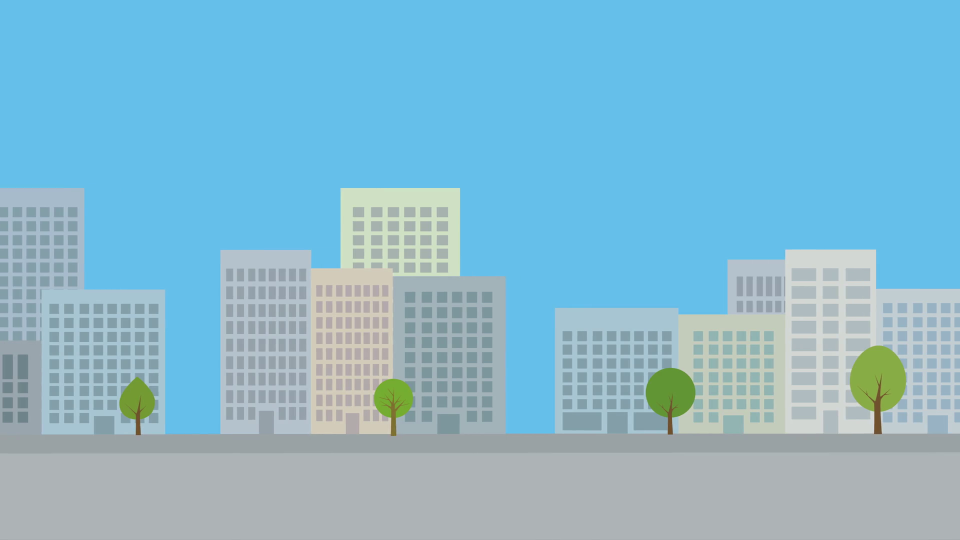
%> input picture city.png, 1920 x 1080 px (shown at 1/2 size)
$ octave FloatyShape.m   (GNU Octave 9; MATLAB toolbox functions it lacks are replaced by stand-ins)
%> lines starting %> are read from the running program, lines starting %| are printed output that depends on the picture
clear
commandwindow
% Simple program for solving the advection equation
%%%%%%%%%%%%
%% Set up parameters
tau=.1; %input('Enter timestep:');
N = 700;% input('Enter N steps:');
c = 1;                  % Wave speed
L = 5.0;                % Length of domain
h = L/N;                % Space grid size
x = -L/2+h/2+(0:N-1)*h; % Space coordinate
tau = h/c;             % Stability limit
clf
%inserting image as background of initial screen
ylim([0, 8]); xlim([1,2]);
img = imread('city.png');
%> img is the input picture: size 1080x1920x3 uint8; mean R, G, B 133.6, 186, 208.1
imagesc([1 2], [0 8], img);
axis off
%setting limits of y axis
ylowlimit = 0;
yuplimit = 8;
%game start message
title('Floaty Shape', 'Color', 'black', 'FontSize', 25, 'FontName','Goudy Stout')
text(1.1, 4, '"W" to Float and "S" to Dive', 'Color', 'blue', 'FontSize', 20, 'FontName','HoboSTD' )
text(1.1, 3, 'Good Luck!', 'Color', 'blue', 'FontSize', 20, 'FontName','HoboSTD' )
text(1.1, 2, 'Press any button to continue...', 'Color', 'blue', 'FontSize', 20, 'FontName','HoboSTD' )
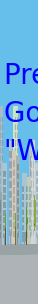
%> figure redrawn from the program's plot data; shown 38 times larger; its title reads 'Floaty Shape'
lives=1;    %counter for lives
level = 0;  %counter for levels
xofy = 1.2/h;
b = zeros(N+1,1);
b = b+4;
a = zeros(N+1,1);       % Numerical solution vector
xi = 1:N;               % Index counters
xm = [2:N 1];
xp = [N 1:N-1];
%initializing color and shape
colorshift = 1;
color ='blue';
shapeshift = 0;
shape = 's';
%initializing counters for creating pulses at bottom and top
bottom = 5;
top = 5;
space = 100;
%initializing positions to be used for coins
c1x=0;
c1y=0;
c1x2=0;
c1y2=0;
coinnumber = 0;
CoinCounter = 0;
% Define initial pulse
a=  2./cosh(5*x.^2/h).^2;    % initial bottom pulse
b= - 2./cosh(5*x.^2/h).^2 +7; % initial top pulse
%%%%%%%%%%%%
%% Run the loop
pause;
clf
plot(x,a,'-o'); ylim([-1,1.5]);


coeff_ftcs = -c*tau/(2.*h);
istep = 1;
t=0;    %initializing time
v = 0;  %initializing velocity (only y-direction)
accel = -100;   %constant acceleration (only y-direction)

America = 0;    %constant for special 'America mode'
set(gcf,'CurrentCharacter','@'); % set to a dummy character for flapping
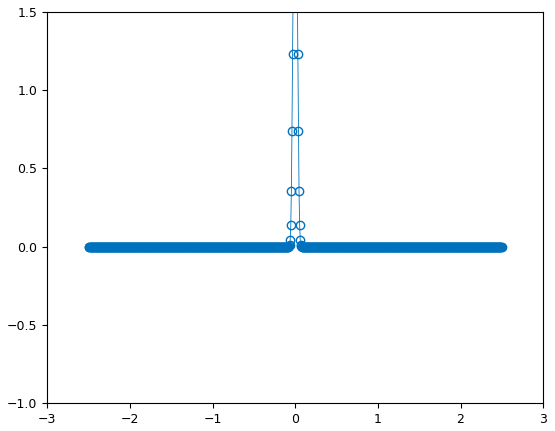
%> figure redrawn from the program's plot data; curve peaks at x = -0.00357, y = 2, above the top of the axes

while lives > 0
    lives = lives -1;
%     y= (b(700*h*1.2 +350) + a(700*h*1.2 +350))/2;
    y = (a(round(1.2/h + 700/2 +3))+.1 + (b(round(1.2/h + 700/2 + 3))-.15))/2;
    v = 0;
    %loops runs as long as shape doesn't touch barriers
    while((y > a(round(1.2/h + 700/2 +3))+.1) && (y < (b(round(1.2/h + 700/2 + 3))-.15))) | (y > (b(round(1.2/h + 700/2 + 3))+.4)) | (y < (a(round(1.2/h + 700/2 + 3))-.3));

        if y > 30   % if you go too high, sends you underneath
            y = -20;
        elseif y< -30 %if you go too low, sends you up top
            y = 20;
        end

        % [5 lines of commented-out code are left out]

        k=get(gcf,'CurrentCharacter');    %% Flap! check for key to change velocity
        if k~='@' % has it changed from the dummy character?
            set(gcf,'CurrentCharacter','@'); % reset the character
            %process the key
            if k=='w'
                v = 11.7;   %shape has velocity upwards
            elseif k=='s'
                v = v - 10;   % DIVE - negative velocity
            elseif k =='o' % Easter Egg
                b(500:600) = 0; %opens up the top barrier by setting it to 0
            elseif k=='m'   %Easter Egg
                % [4 lines of commented-out code are left out]
                America = 1;
            elseif k=='l'   %Easter Egg
                a(500:600) = 7; %opens up the bottom barrier by setting it to the top
            end
        end

        %calculate velocity of shape using acceleration and time
        v = v + accel*tau;  %new velocity
        %calculate position of shape using velocity and time
        y = y + v*tau;  %new position

        % Lax-Wendroff method
        a(xi) = 1.0*(a(xi) + coeff_ftcs*(a(xp)-a(xm))+ (2*(coeff_ftcs)^2)*(-2*a(xi)+a(xp)+a(xm)));  % Bottom avection
        b(xi) = 1.0*(b(xi) + coeff_ftcs*(b(xp)-b(xm))+ (2*(coeff_ftcs)^2)*(-2*b(xi)+b(xp)+b(xm)));  % Top avection
        b(400) = 7;  % Erase past top barriers
        a(400) = 0;  % Erase past bottom barriers

        figure(1)
        %creating background and text for GUI
        imagesc([2 1], [8 0], img);
        set(gca,'Ydir','Normal')
        hold on;
        plot(x,a,'-', 'LineWidth', 5); ylim([ylowlimit, yuplimit]); xlim([1,2])
        hold on
        plot(x,b,'-', 'LineWidth', 5);
        score='SCORE ';
        text(1, 15, 'Fly away! Be Free!','Color', 'black','FontSize', 50);%extra text for Easter Egg
        text(1.5, 7.5, [score, num2str(istep), '  LEVEL ', num2str(level)], 'Color', 'blue', 'FontSize', 20, 'FontName','HoboSTD' );
        text(1, 7.5, ['Coins ', num2str(CoinCounter)], 'Color', 'blue', 'FontSize', 20, 'FontName','HoboSTD' );
        text(1.2, 7.5, ['Lives ', num2str(lives)], 'Color', 'blue', 'FontSize', 20, 'FontName','HoboSTD' );
        %creates shape with properties controlling height,
        %shape, and color (y
        plot(1.2, y ,shape,'MarkerFaceColor',color, 'MarkerEdgeColor', color, 'MarkerSize', 20);
        title('Floaty Shape', 'Color', 'black', 'FontSize', 25, 'FontName','Goudy Stout');
        axis off

        istep = istep +1;   %counts number of loops run
        %levels up every 500 loops
        if rem(istep, 500) == 0
            level = level + 1;
            text(1.3, 4, 'LEVEL UP!', 'Color', 'black', 'FontSize', 35);
            if level < 10
                space = space - 5;
            end
        end


        r3 = round(rand * 50);      % Idea to collect coins for more points
        r4 = round(rand * 150);
        %choosing where to place coins
        if r3 == 1 && c1x < 1
            c1x = 2.1;
            %initializing the height of the coin to a random spot
            %somewhere between the top and bottom boundaries
            c1y =rand()*abs((a(round(2.1/h + 700/2 +3))+.15 - (b(round(2.1/h + 700/2 + 3))-.15))) + (a(round(2.1/h+350)));
        end
        if r4 == 1 && c1x2 < 1
            c1x2 = 2.5;
            c1y2 =15+rand()*10;
        end
        c1x = c1x - h;
        c1x2 = c1x2 - h;
        plot(c1x, c1y, 'o', 'MarkerSize', 10,'MarkerFaceColor',[1,.87,.27] );
        plot(c1x2, c1y2, 'o', 'MarkerSize', 30,'MarkerFaceColor',[1,.87,.27] );
        %calculating if the shape and the coin are at the same spot
        if c1x < 1.25 & c1x > 1.15 & abs(c1y - y) < .3
            CoinCounter = CoinCounter +1;
            c1x = 0;
            %sound effect
            [p, Fp] = audioread('coin_sound.mp3');
            coinsound = audioplayer(p, Fp);
            play(coinsound);
        end
        if c1x2 < 1.25 & c1x2 > 1.15 & abs(c1y2 - y) < .3
            CoinCounter = CoinCounter +5;
            c1x2 = 0;
            %sound effect
            [p, Fp] = audioread('coin_sound.mp3');
            coinsound = audioplayer(p, Fp);
            play(coinsound);
        end
        if CoinCounter > 4 %adds a life if you have collected 5 coins
            CoinCounter = CoinCounter -5;
            lives = lives +1;
            %sound effect
            [m, Fm] = audioread('mushroom_effect.mp3');
            mushroom = audioplayer(m, Fm);
            play(mushroom);
        end
        hold off
        pause(.01);
        x0(istep)=a(1);
        t = tau + t;
        time(istep) = t;
        c=c+.1;


        %generating random numbers between 0 and 4.5
        r1 = rand * 4.5;
        r2 = rand * 4.5;

        bottom = bottom + 1;
        top = top +1;
        if r1 + r2 > 6 %don't add bump if r1 + r2 > 6
            continue
        else    %possiblity for a top bump if not too close to a top bump
            if round(r1*5) == 1 & bottom > 10 & top > 10 & (6-r1) + top > space
                b= b +(-(r2)*(1./cosh(5*x.^2/h).^2));
                top = 0;
            end
            %possiblity for a bottom bump if not too close to a bottom bump
            if  round(r2*5)== 1 & top > 10 & bottom > 10 & (6-r2)+ bottom > space
                a= a + (r1)*1./cosh(5*x.^2/h).^2;
                bottom = 0;
            end
        end

        %object changes shape depending on which level you're at
        if rem(istep, 500) == 0
            shapeshift = shapeshift + 1;
            if rem(shapeshift,6) == 0
                shape = 's';
            elseif rem(shapeshift,6) == 1
                shape = 'o';
            elseif rem(shapeshift,6) == 2
                shape = 'd';
            elseif rem(shapeshift,6) == 3
                shape = 'h';
            elseif rem(shapeshift,6) == 4
                shape = 'x';
            elseif rem(shapeshift,6) == 5
                shape = '*';
            end

        end

        %Easter Egg - America mode
        if America == 1 %Shape is a star when America plays
            shape = 'p';
        end

        %changes color every while loop, with exceptions for America mode
        if rem(istep, 7) == 0
            colorshift = colorshift + 1;
            if rem(colorshift,6) == 0
                color = 'r';
            elseif rem(colorshift,7) == 1
                if America == 1
                    continue
                else
                    color = 'g';
                end
            elseif rem(colorshift,7) == 2
                color = 'b';
            elseif rem(colorshift,7) == 3
                if America == 1
                    continue
                else
                    color = 'c';
                end
            elseif rem(colorshift,7) == 4
                if America == 1
                    continue
                else
                    color = 'm';
                end
            elseif rem(colorshift,7) == 5
                if America == 1
                    continue
                else
                    color = 'y';
                end
            elseif rem(colorshift, 7) ==6 && America == 1
                color = 'white';
            end
        end


        %special case for view if you go beyond the normal
        %boundaries of the game
        if  y > 8 | y < 0;
            ylowlimit = y-3.5;   %%Sets view to follow you when you escape
            yuplimit = y+3.5;

        else    %sets limit of y-axis to 0 and 8
            ylowlimit = 0;
            yuplimit = 8;
        end

    end

if lives > 0    %messages for when you die but still have lives remaining
    text(1.2, 4, '\bf We''re dead!  We''re dead!', 'Color', 'black', 'FontSize', 20);
    text(1.2, 3.5, '\bf We survived! But we''re dead!', 'Color', 'black', 'FontSize', 20);
    text(1.2, 2, '\bf Press any key to continue.', 'Color', 'black', 'FontSize', 20);
    pause
end


end
%> after the loop, America = 0; CoinCounter = 0; a = 700 values, max 2 at index 315, min 0 at index 1, mean 0.0288; b = 700 values, max 7 at index 1, min 5 at index 314, mean 6.97; bottom = 41; c = 4.6; c1x = 2.08; c1x2 = -0.257; c1y = 0.68; c1y2 = 0; color = 'm'; colorshift = 4; istep = 37; level = 0; lives = 0; shape = 's'; shapeshift = 0; space = 100
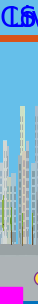
%> figure redrawn from the program's plot data; shown 38 times larger; its title reads 'Floaty Shape'
%stop(player);   %stops audio player
        %play losing music
%> (the run ends here)
